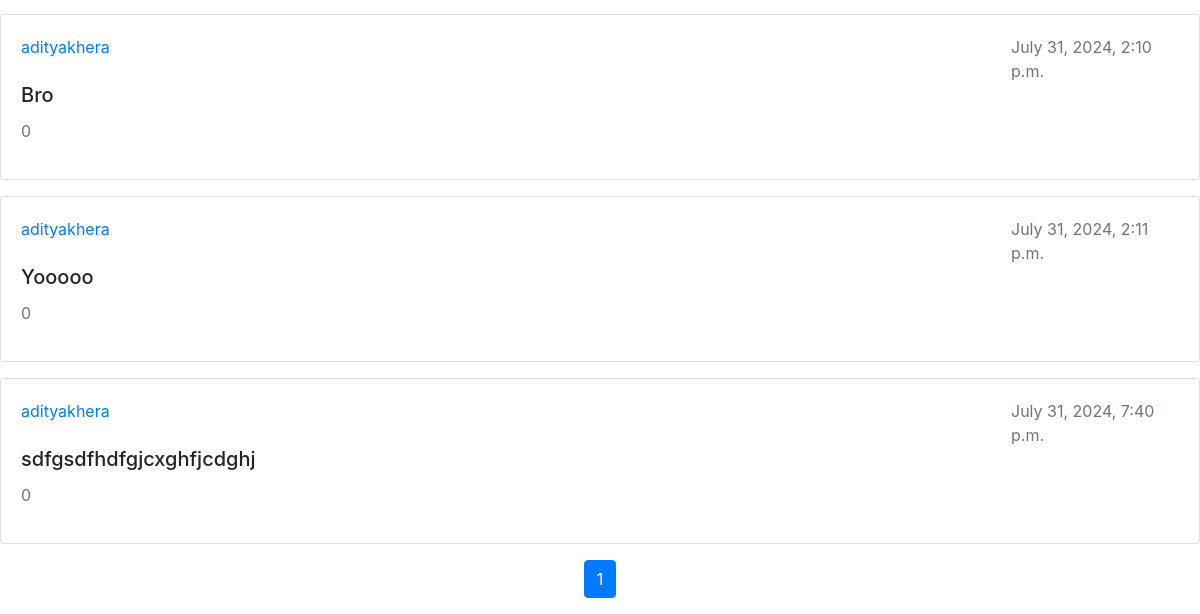
The app's page /following (signed in, lower part), older data.
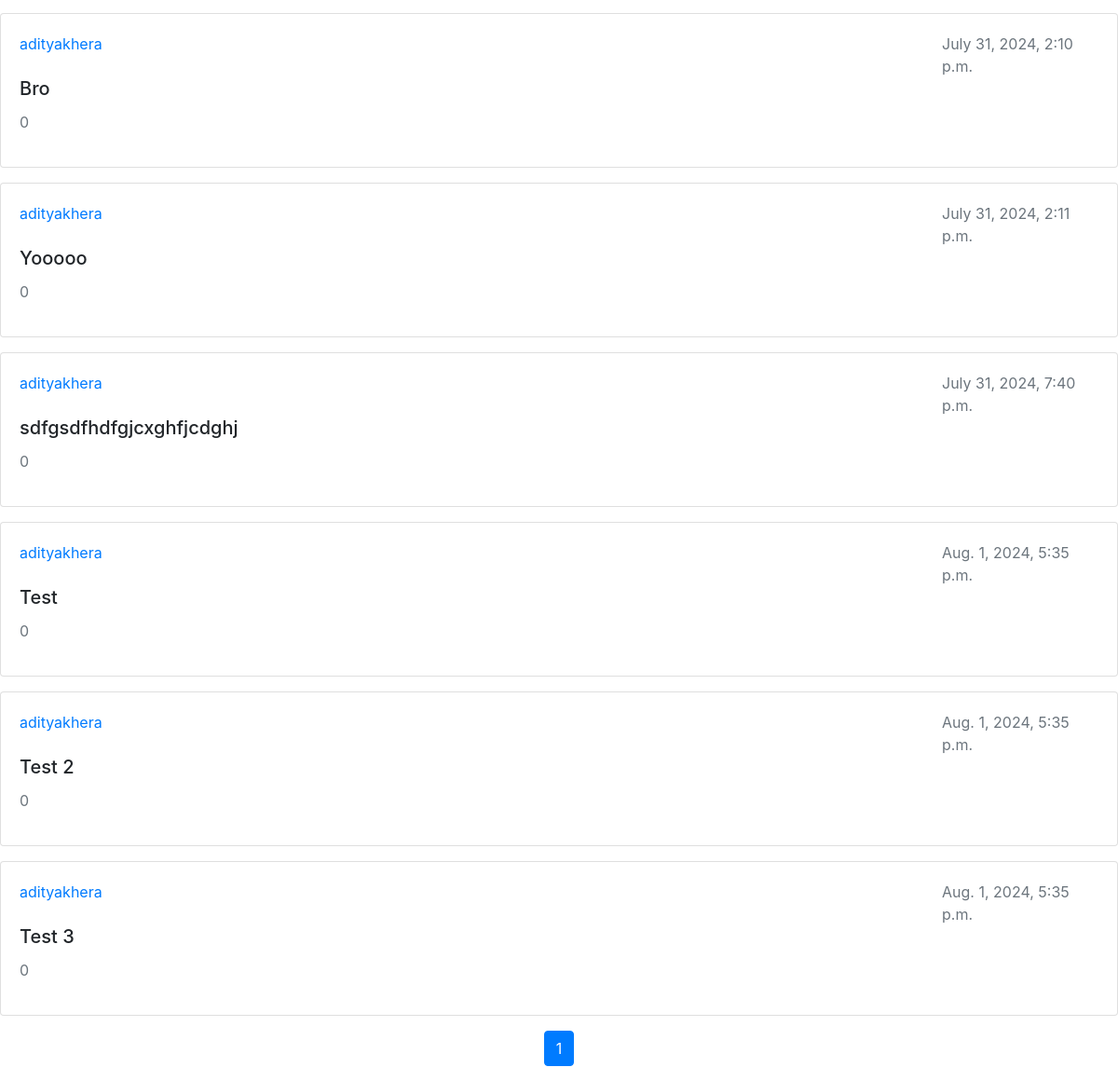
The same page, newer data.
### network/models.py (models this page shows, shortened)
class Post(models.Model):
    user = models.ForeignKey(User, on_delete=models.CASCADE, related_name = 'posts_made')
    content = models.CharField(max_length=280)
    timestamp = models.DateTimeField(auto_now_add=True)

class User(AbstractUser):
    pass

### network/views.py (the view)
# urls.py: path('following', views.followingpage, name='followingpage')
def followingpage(request):
    newPostForm = NewPostForm()
    user = User.objects.get(pk=request.user.id)
    peopleFollowed = Follower.objects.filter(user=user).values_list('followers', flat=True)
    posts_list = Post.objects.filter(user__in=peopleFollowed).order_by('-timestamp')
    paginator = Paginator(posts_list, 10)  # 10 posts per page
    page_number = request.GET.get('page')
    posts = paginator.get_page(page_number)
    return render(request, "network/following.html", {
        'posts' : posts,
        'newPostForm' : newPostForm
    })

### network/templates/network/following.html (shortened to what this page needs)
{% extends "network/layout.html" %}
{% block body %}
    {% if posts %}
        <div class="row">
            <div class="col-12">
                {% for post in posts reversed %}
                <div class="card mb-3">
                    <div class="card-body">
                        <div class="row">
                            <a href="{% url 'profile' username=post.user.username %}" class="col-10">{{post.user.username}}</a>
                            <div class="text-muted col-2">{{post.timestamp}}</div>
                        </div>
                        <h5 class="card-title">{{post.content}}</h5>
                        <p class="text-muted">{{post.likes.count}}</p>
                    </div>
                </div>
                {% endfor %}
            </div>
        </div>
        <nav aria-label="Page navigation">
            <ul class="pagination justify-content-center">
                {% for i in posts.paginator.page_range %}
                    {% if posts.number == i %}
                        <li class="page-item active"><a class="page-link" href="#">{{ i }}</a></li>
                    {% else %}
                        <li class="page-item"><a class="page-link" href="?page={{ i }}">{{ i }}</a></li>
                    {% endif %}
                {% endfor %}
            </ul>
        </nav>
    {% else %}
        <h4>No Posts Yet</h4>
    {% endif %}
{% endblock %}

Row changes from the older to the newer data that the page shows:
added Post: user.username "adityakhera", timestamp "Aug. 1, 2024, 5:35 p.m.", content "Test", likes.count "0"
added Post: user.username "adityakhera", timestamp "Aug. 1, 2024, 5:35 p.m.", content "Test 2", likes.count "0"
added Post: user.username "adityakhera", timestamp "Aug. 1, 2024, 5:35 p.m.", content "Test 3", likes.count "0"
